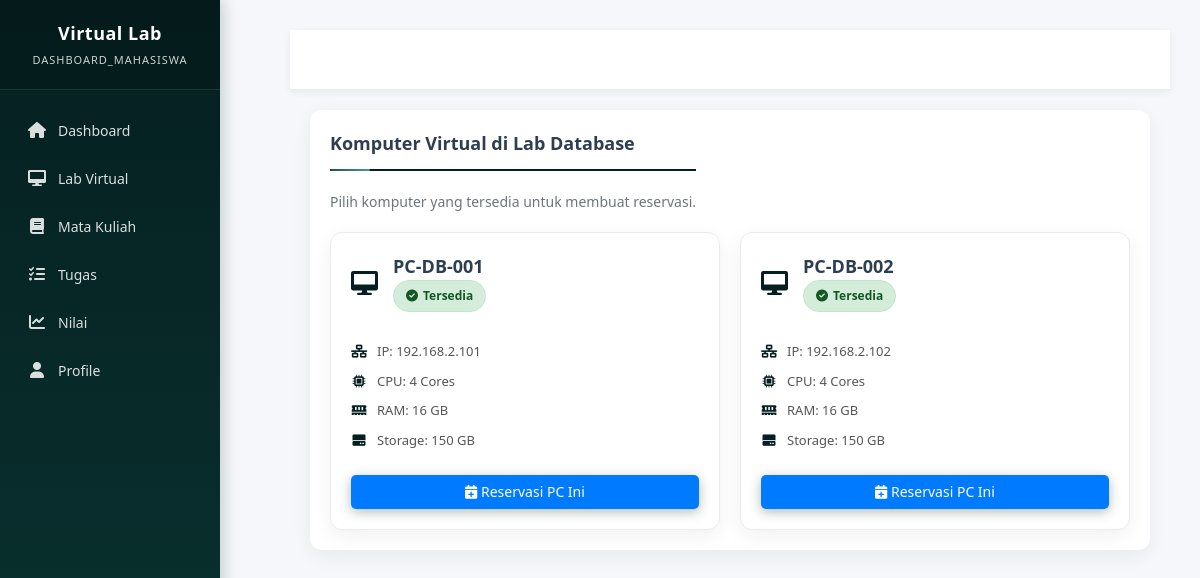
/mahasiswa/lab_detail.php?id=4 (signed in), run on the app's committed database.
### tables this page shows
CREATE TABLE `laboratory` (
  `lab_id` int(11) NOT NULL,
  `lab_name` varchar(100) NOT NULL,
  `capacity` int(11) NOT NULL DEFAULT 30,
  `lab_type` enum('programming','database','networking','multimedia') NOT NULL,
  `description` text DEFAULT NULL,
  `location` varchar(100) DEFAULT NULL,
  `created_at` datetime DEFAULT current_timestamp(),
  `updated_at` datetime DEFAULT current_timestamp() ON UPDATE current_timestamp()
);

CREATE TABLE `virtual_computer` (
  `computer_id` int(11) NOT NULL,
  `lab_id` int(11) NOT NULL,
  `computer_name` varchar(50) NOT NULL,
  `ip_address` varchar(45) DEFAULT NULL,
  `mac_address` varchar(17) DEFAULT NULL,
  `cpu_cores` int(11) DEFAULT 2,
  `ram_size` int(11) DEFAULT 4,
  `storage_size` int(11) DEFAULT 50,
  `status` enum('available','occupied','maintenance') DEFAULT 'available',
  `current_user_id` int(11) DEFAULT NULL,
  `created_at` datetime DEFAULT current_timestamp(),
  `updated_at` datetime DEFAULT current_timestamp() ON UPDATE current_timestamp(),
  `maintenance_status` enum('normal','warning','error') DEFAULT 'normal',
  `rdp_host` varchar(255) DEFAULT NULL COMMENT 'IP Address atau Hostname VM',
  `rdp_username` varchar(100) DEFAULT NULL,
  `rdp_password` varchar(255) DEFAULT NULL
);

### mahasiswa/lab_detail.php (the view, shortened to what this page needs)
<?php
$database = new Database();
$pdo = $database->getConnection();
$user_id = $_SESSION['user_id'];
$lab_id = isset($_GET['id']) ? intval($_GET['id']) : 0;
function getApprovedActiveReservation($pdo, $user_id, $lab_id) {
    $sql = "
        SELECT reservation_id, computer_id
        FROM reservation
        WHERE user_id = ?
        AND lab_id = ?
        AND status = 'confirmed'
        AND NOW() BETWEEN CONCAT(reservation_date, ' ', start_time) AND CONCAT(reservation_date, ' ', end_time)
        LIMIT 1
    ";
    $stmt = $pdo->prepare($sql);
    $stmt->execute([$user_id, $lab_id]);
    return $stmt->fetch(PDO::FETCH_ASSOC);
}
function getLabDetails($pdo, $lab_id) {
    $sql = "SELECT lab_name, description, location FROM laboratory WHERE lab_id = ?";
    $stmt = $pdo->prepare($sql);
    $stmt->execute([$lab_id]);
    return $stmt->fetch(PDO::FETCH_ASSOC);
}
function getComputersInLab($pdo, $lab_id) {
    $sql = "SELECT * FROM virtual_computer WHERE lab_id = ? ORDER BY computer_name ASC";
    $stmt = $pdo->prepare($sql);
    $stmt->execute([$lab_id]);
    return $stmt->fetchAll(PDO::FETCH_ASSOC);
}
function getComputerStatusBadge($status) {
    switch (strtolower($status)) {
        case 'available':
            return '<span class="status-badge enrolled-badge"><i class="fas fa-check-circle"></i> Tersedia</span>';
    }
}
$labDetails = getLabDetails($pdo, $lab_id);
$computers = getComputersInLab($pdo, $lab_id);
$activeReservation = getApprovedActiveReservation($pdo, $user_id, $lab_id);
?>
<!DOCTYPE html>
<html lang="id">
<head>
    <link rel="stylesheet" href="https://cdnjs.cloudflare.com/ajax/libs/font-awesome/6.0.0/css/all.min.css">
    <link rel="stylesheet" href="mahasiswa.css">
</head>
<body>
    <div class="main-content">
        <div class="top-nav">
             </div>
        <div class="content-area">
            <div class="section">
                <div class="d-flex justify-content-between align-items-center mb-20">
                    <div>
                        <h2 class="section-title mb-0">
                            Komputer Virtual di <?php echo htmlspecialchars($labDetails['lab_name']); ?>
                        </h2>
                        <p class="mt-8" style="color: #6c757d;">Pilih komputer yang tersedia untuk membuat reservasi.</p>
                    </div>
                </div>
                <?php if (empty($computers)): ?>
                    <div class="empty-state">
                        <i class="fas fa-plug"></i>
                        <h3>Tidak Ada Komputer</h3>
                        <p>Belum ada komputer virtual yang terdaftar di laboratorium ini.</p>
                    </div>
                <?php else: ?>
                    <div class="computer-grid">
                        <?php foreach ($computers as $computer): ?>
                            <div class="computer-card">
                                <div class="computer-card-header">
                                    <div class="computer-icon">
                                        <i class="fas fa-desktop"></i>
                                    </div>
                                    <div>
                                        <h4 class="computer-name"><?php echo htmlspecialchars($computer['computer_name']); ?></h4>
                                        <?php echo getComputerStatusBadge($computer['status']); ?>
                                    </div>
                                </div>
                                <div class="computer-specs">
                                    <div class="spec-item"><i class="fas fa-network-wired"></i> IP: <?php echo htmlspecialchars($computer['ip_address']); ?></div>
                                    <div class="spec-item"><i class="fas fa-microchip"></i> CPU: <?php echo $computer['cpu_cores']; ?> Cores</div>
                                    <div class="spec-item"><i class="fas fa-memory"></i> RAM: <?php echo $computer['ram_size']; ?> GB</div>
                                    <div class="spec-item"><i class="fas fa-hdd"></i> Storage: <?php echo $computer['storage_size']; ?> GB</div>
                                </div>
                                <?php
                                    if ($activeReservation && $activeReservation['computer_id'] == $computer['computer_id']) {
                                        echo '<button class="btn btn-success" onclick="startSession(' . $computer['computer_id'] . ')"><i class="fas fa-play"></i> Mulai Sesi Anda</button>';
                                    } elseif ($computer['status'] === 'available' && !$activeReservation) {
                                        echo '<a href="reservasi.php?lab_id=' . $lab_id . '&computer_id=' . $computer['computer_id'] . '" class="btn btn-primary"><i class="fas fa-calendar-plus"></i> Reservasi PC Ini</a>';
                                    } else {
                                        echo '<button class="btn btn-secondary" disabled><i class="fas fa-lock"></i> Tidak Tersedia</button>';
                                    }
                                ?>
                            </div>
                        <?php endforeach; ?>
                    </div>
                <?php endif; ?>
            </div>
        </div>
    </div>
</body>
</html>

### data on the page
laboratory: lab_name "Lab Database"
virtual_computer: computer_name "PC-DB-001", status "available" (drawn), ip_address "192.168.2.101", cpu_cores "4", ram_size "16", storage_size "150"
virtual_computer: computer_name "PC-DB-002", status "available" (drawn), ip_address "192.168.2.102", cpu_cores "4", ram_size "16", storage_size "150"
